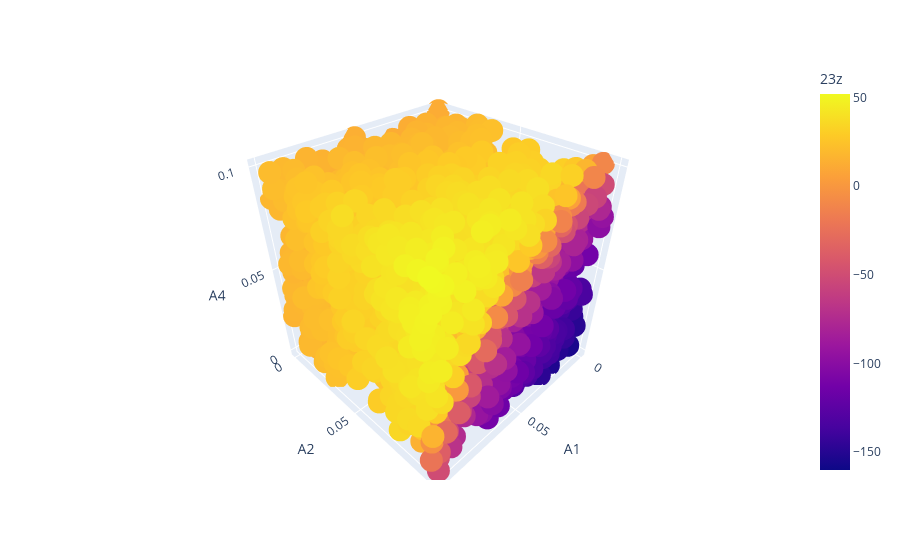

This figure's notebook cell:
### Code cell
px.scatter_3d(df_2.sample(3_000), x="A1", y="A2", z="A4", color="23z")

### Figure 1 — Plotly figure (JSON) as saved in the notebook; plotly's stock layout.template omitted (floating-point values rounded to 4 significant figures; data arrays with more than 128 entries replaced by an {"elided": "..."} marker saying what was removed)
{"data": [{"hovertemplate": "A1=%{x}<br>A2=%{y}<br>A4=%{z}<br>23z=%{marker.color}<extra></extra>", "legendgroup": "", "marker": {"color": {"elided": "3000 float values"}, "coloraxis": "coloraxis", "symbol": "circle"}, "mode": "markers", "name": "", "scene": "scene", "showlegend": false, "type": "scatter3d", "x": {"elided": "3000 float values"}, "y": {"elided": "3000 float values"}, "z": {"elided": "3000 float values"}}], "layout": {"coloraxis": {"colorbar": {"title": {"text": "23z"}}, "colorscale": [[0, "#0d0887"], [0.1111, "#46039f"], [0.2222, "#7201a8"], [0.3333, "#9c179e"], [0.4444, "#bd3786"], [0.5556, "#d8576b"], [0.6667, "#ed7953"], [0.7778, "#fb9f3a"], [0.8889, "#fdca26"], [1, "#f0f921"]]}, "legend": {"tracegroupgap": 0}, "margin": {"t": 60}, "scene": {"domain": {"x": [0, 1], "y": [0, 1]}, "xaxis": {"title": {"text": "A1"}}, "yaxis": {"title": {"text": "A2"}}, "zaxis": {"title": {"text": "A4"}}}}}
